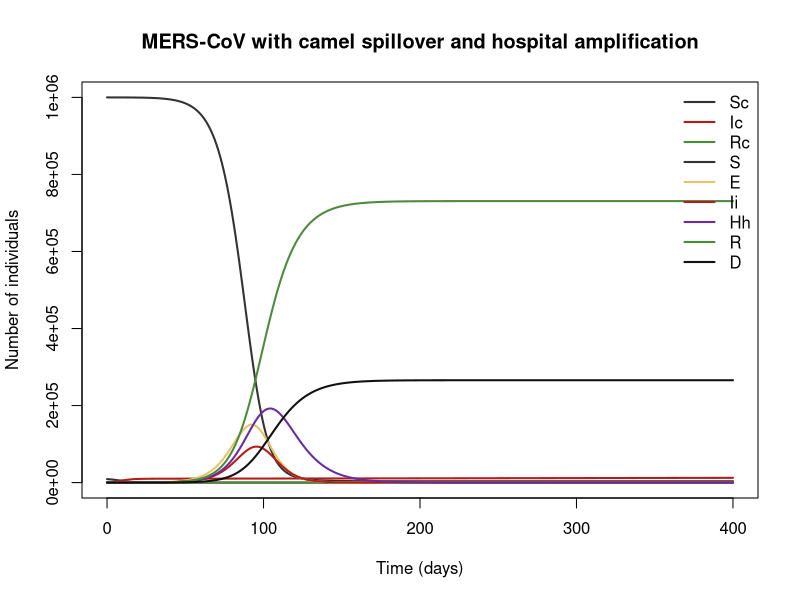
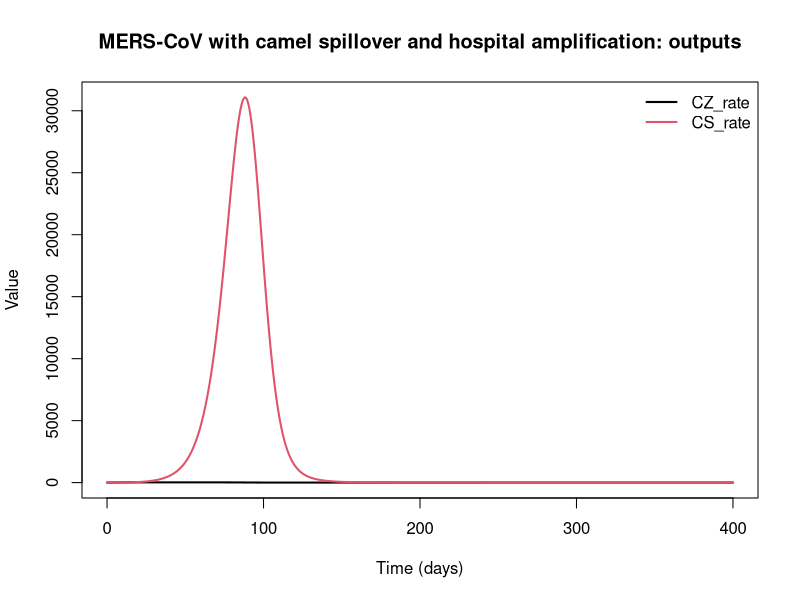

Write R code to recreate these figures, in order.
## MERS-CoV with camel spillover and hospital amplification
## Middle East respiratory syndrome coronavirus, dromedary camels → humans.
## The paper's central structural claim — repeated zoonotic index cases plus sub-critical human-to-human spread with hospital-based amplification — is captured by the two separate forces of infection and the two case accumulators, which let th
## Parameter values: 0 of 12 checked against the source; the rest are recalled or illustrative.
## Reference: Chowell G, Blumberg S, Simonsen L, Miller MA, Viboud C (2014). Synthesizing data and models for the spread of MERS-CoV, 2013: key role of index cases and hospital transmission. Epidemics 9:40–51
## Source: https://doi.org/10.1016/j.epidem.2014.09.011
##
## Generated from a compartmental model diagram (model format v1).
## Regenerating from the same diagram always gives this exact file.
##
## Compartments: Sc, Ic, Rc, S, E, Ii, Hh, R, D
## Flows (time unit: days):
##   (outside) -> Sc  : mu_c * Nc
##   Sc -> Ic         : lambda_c * Sc
##   Sc -> (outside)  : mu_c * Sc
##   S -> E           : (lambda_z + lambda_s) * S
##   E -> Ii          : sigma * E
##   Ii -> Hh         : eta * Ii
##   Ii -> R          : gamma_i * Ii
##   Hh -> D          : gamma_h * cfr * Hh
##   Hh -> R          : gamma_h * (1 - cfr) * Hh

library(deSolve)

# ---- Time ------------------------------------------------------------
times <- seq(0, 400, by = 0.5)  # days

# ---- Parameters ------------------------------------------------------
parameters <- c(
  beta_cc = 0.25,    # camel-to-camel transmission rate [illustrative] (per day)
  gamma_c = 1 / 14,  # camel recovery rate [illustrative] (per day)
  mu_c = 1 / 1825,   # camel birth = death rate, replenishes susceptible calves [illustrative] (per day)
  wane_c = 1 / 730,  # loss of camel immunity [illustrative] (per day)
  beta_ch = 2e-9,    # camel-to-human spillover coefficient [illustrative] (per camel per day)
  beta_com = 0.04,   # human-to-human transmission rate in the community [unverified] (per day)
  beta_hosp = 0.55,  # human-to-human transmission rate in hospital [unverified] (per day)
  sigma = 1 / 5.2,   # latency rate (mean incubation ≈5.2 d) [unverified] (per day)
  eta = 1 / 5,       # rate community case → hospitalisation (mean ≈5 d onset-to-admission) [unverified] (per day)
  gamma_i = 1 / 10,  # community removal rate [unverified] (per day)
  gamma_h = 1 / 13,  # hospital removal rate [unverified] (per day)
  cfr = 0.4          # case fatality among hospitalised cases [unverified] (dimensionless)
)

# ---- Initial conditions ----------------------------------------------
state <- c(
  Sc = 9000,  # susceptible camels
  Ic = 1000,  # infectious camels (actively shedding, mostly juveniles)
  Rc = 0,     # immune camels
  S = 1e6,    # susceptible humans
  E = 0,      # latent humans
  Ii = 0,     # infectious humans in the community
  Hh = 0,     # hospitalised humans (amplification setting)
  R = 0,      # recovered humans
  D = 0       # human deaths (cumulative)
)

# ---- Model equations -------------------------------------------------
mers_camel_human_hospital_model <- function(t, state, parameters) {
  with(as.list(c(state, parameters)), {
    # Total population
    N_total <- S + E + Ii + Hh + R

    # Derived quantities
    Nc <- Sc + Ic + Rc                                                                    # camel population
    N <- S + E + Ii + Hh + R                                                              # living human population
    lambda_c <- beta_cc * Ic / Nc                                                         # camel force of infection
    lambda_z <- beta_ch * Ic                                                              # zoonotic hazard to a susceptible human
    lambda_s <- beta_com * Ii / N + beta_hosp * Hh / N                                    # human-to-human force of infection
    Rhuman <- beta_com / (eta + gamma_i) + (eta / (eta + gamma_i)) * beta_hosp / gamma_h  # human-to-human reproduction number (authors' headline result: overall R below or near 1, ≈0.4–1.5 across published estimates, with hospital
    CZ_rate <- (lambda_z) * S                                                             # rate of new cumulative zoonotic (index) cases (integrate with cumsum for the cumulative count)
    CS_rate <- (lambda_s) * S                                                             # rate of new cumulative secondary (human-acquired) cases (integrate with cumsum for the cumulative count)

    # Rates of change
    dSc <- mu_c * Nc - lambda_c * Sc - mu_c * Sc
    dIc <- lambda_c * Sc
    dRc <- 0
    dS <- -(lambda_z + lambda_s) * S
    dE <- (lambda_z + lambda_s) * S - sigma * E
    dIi <- sigma * E - eta * Ii - gamma_i * Ii
    dHh <- eta * Ii - gamma_h * cfr * Hh - gamma_h * (1 - cfr) * Hh
    dR <- gamma_i * Ii + gamma_h * (1 - cfr) * Hh
    dD <- gamma_h * cfr * Hh

    list(c(dSc, dIc, dRc, dS, dE, dIi, dHh, dR, dD), c(CZ_rate = CZ_rate, CS_rate = CS_rate))
  })
}

# ---- Solve -----------------------------------------------------------
out <- ode(y = state, times = times, func = mers_camel_human_hospital_model, parms = parameters)
out <- as.data.frame(out)

# ---- Plot ------------------------------------------------------------
compartment_cols <- c(Sc = "#333333", Ic = "#B71C1C", Rc = "#4E8A3E", S = "#333333", E = "#E8C468", Ii = "#B71C1C", Hh = "#6A2C9C", R = "#4E8A3E", D = "#111111")
matplot(out$time, out[, names(compartment_cols)], type = "l", lty = 1, lwd = 2,
        col = compartment_cols, xlab = "Time (days)", ylab = "Number of individuals",
        main = "MERS-CoV with camel spillover and hospital amplification")
legend("topright", legend = names(compartment_cols), col = compartment_cols,
       lty = 1, lwd = 2, bty = "n")

output_names <- c("CZ_rate", "CS_rate")
matplot(out$time, out[, output_names, drop = FALSE], type = "l", lty = 1, lwd = 2,
        col = seq_along(output_names), xlab = "Time (days)", ylab = "Value",
        main = "MERS-CoV with camel spillover and hospital amplification: outputs")
legend("topright", legend = output_names, col = seq_along(output_names),
       lty = 1, lwd = 2, bty = "n")
